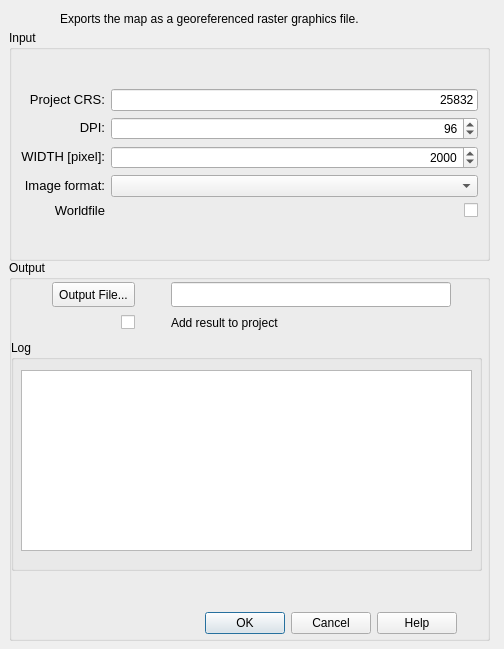
<?xml version="1.0" encoding="UTF-8"?>
<ui version="4.0">
 <class>GeorefExport</class>
 <widget class="QDialog" name="GeorefExport">
  <property name="geometry">
   <rect>
    <x>0</x>
    <y>0</y>
    <width>504</width>
    <height>649</height>
   </rect>
  </property>
  <property name="windowTitle">
   <string>GeorefExport</string>
  </property>
  <widget class="QGroupBox" name="groupBox_2">
   <property name="geometry">
    <rect>
     <x>9</x>
     <y>260</y>
     <width>481</width>
     <height>381</height>
    </rect>
   </property>
   <property name="title">
    <string>Output </string>
   </property>
   <widget class="QGroupBox" name="groupBox_3">
    <property name="geometry">
     <rect>
      <x>2</x>
      <y>80</y>
      <width>471</width>
      <height>231</height>
     </rect>
    </property>
    <property name="title">
     <string>Log</string>
    </property>
    <widget class="QTextEdit" name="textEdit">
     <property name="geometry">
      <rect>
       <x>10</x>
       <y>30</y>
       <width>451</width>
       <height>181</height>
      </rect>
     </property>
    </widget>
   </widget>
   <widget class="QWidget" name="layoutWidget">
    <property name="geometry">
     <rect>
      <x>13</x>
      <y>20</y>
      <width>461</width>
      <height>54</height>
     </rect>
    </property>
    <layout class="QGridLayout" name="gridLayout_2">
     <property name="spacing">
      <number>6</number>
     </property>
     <item row="1" column="1">
      <widget class="QLabel" name="label_2">
       <property name="text">
        <string>Add result to project</string>
       </property>
      </widget>
     </item>
     <item row="0" column="0">
      <widget class="QToolButton" name="btnOutputFile">
       <property name="minimumSize">
        <size>
         <width>0</width>
         <height>25</height>
        </size>
       </property>
       <property name="maximumSize">
        <size>
         <width>16777215</width>
         <height>25</height>
        </size>
       </property>
       <property name="text">
        <string>Output File...</string>
       </property>
      </widget>
     </item>
     <item row="0" column="1">
      <widget class="QLineEdit" name="lineOutput">
       <property name="minimumSize">
        <size>
         <width>280</width>
         <height>25</height>
        </size>
       </property>
       <property name="maximumSize">
        <size>
         <width>280</width>
         <height>25</height>
        </size>
       </property>
      </widget>
     </item>
     <item row="1" column="0">
      <widget class="QCheckBox" name="checkAddRes">
       <property name="enabled">
        <bool>true</bool>
       </property>
       <property name="layoutDirection">
        <enum>Qt::RightToLeft</enum>
       </property>
       <property name="text">
        <string/>
       </property>
      </widget>
     </item>
    </layout>
   </widget>
   <zorder>layoutWidget</zorder>
   <zorder>groupBox_3</zorder>
  </widget>
  <widget class="QDialogButtonBox" name="buttonBox">
   <property name="geometry">
    <rect>
     <x>195</x>
     <y>610</y>
     <width>271</width>
     <height>27</height>
    </rect>
   </property>
   <property name="orientation">
    <enum>Qt::Horizontal</enum>
   </property>
   <property name="standardButtons">
    <set>QDialogButtonBox::Cancel|QDialogButtonBox::Help|QDialogButtonBox::Ok</set>
   </property>
   <property name="centerButtons">
    <bool>true</bool>
   </property>
  </widget>
  <widget class="QGroupBox" name="groupBox">
   <property name="geometry">
    <rect>
     <x>9</x>
     <y>30</y>
     <width>481</width>
     <height>231</height>
    </rect>
   </property>
   <property name="title">
    <string>Input </string>
   </property>
   <layout class="QGridLayout" name="gridLayout">
    <item row="1" column="0">
     <layout class="QGridLayout" name="gridLayout_3" columnstretch="0,0">
      <property name="sizeConstraint">
       <enum>QLayout::SetMinAndMaxSize</enum>
      </property>
      <property name="rightMargin">
       <number>0</number>
      </property>
      <item row="2" column="0">
       <widget class="QLabel" name="lblFlowDir">
        <property name="maximumSize">
         <size>
          <width>100</width>
          <height>20</height>
         </size>
        </property>
        <property name="text">
         <string>&lt;!DOCTYPE HTML PUBLIC &quot;-//W3C//DTD HTML 4.0//EN&quot; &quot;http://www.w3.org/TR/REC-html40/strict.dtd&quot;&gt;
&lt;html&gt;&lt;head&gt;&lt;meta name=&quot;qrichtext&quot; content=&quot;1&quot; /&gt;&lt;style type=&quot;text/css&quot;&gt;
p, li { white-space: pre-wrap; }
&lt;/style&gt;&lt;/head&gt;&lt;body style=&quot; font-family:'Ubuntu'; font-size:11pt; font-weight:400; font-style:normal;&quot;&gt;
&lt;p align=&quot;right&quot; style=&quot; margin-top:0px; margin-bottom:0px; margin-left:0px; margin-right:0px; -qt-block-indent:0; text-indent:0px;&quot;&gt;&lt;span style=&quot; font-family:'MS Shell Dlg 2'; font-size:10pt;&quot;&gt;WIDTH [pixel]:&lt;/span&gt;&lt;/p&gt;&lt;/body&gt;&lt;/html&gt;</string>
        </property>
       </widget>
      </item>
      <item row="1" column="0">
       <widget class="QLabel" name="lblDpi">
        <property name="maximumSize">
         <size>
          <width>100</width>
          <height>20</height>
         </size>
        </property>
        <property name="autoFillBackground">
         <bool>false</bool>
        </property>
        <property name="text">
         <string>&lt;!DOCTYPE HTML PUBLIC &quot;-//W3C//DTD HTML 4.0//EN&quot; &quot;http://www.w3.org/TR/REC-html40/strict.dtd&quot;&gt;
&lt;html&gt;&lt;head&gt;&lt;meta name=&quot;qrichtext&quot; content=&quot;1&quot; /&gt;&lt;style type=&quot;text/css&quot;&gt;
p, li { white-space: pre-wrap; }
&lt;/style&gt;&lt;/head&gt;&lt;body style=&quot; font-family:'Ubuntu'; font-size:11pt; font-weight:400; font-style:normal;&quot;&gt;
&lt;p align=&quot;right&quot; style=&quot; margin-top:0px; margin-bottom:0px; margin-left:0px; margin-right:0px; -qt-block-indent:0; text-indent:0px;&quot;&gt;&lt;span style=&quot; font-family:'MS Shell Dlg 2'; font-size:10pt;&quot;&gt;DPI:&lt;/span&gt;&lt;/p&gt;&lt;/body&gt;&lt;/html&gt;</string>
        </property>
        <property name="margin">
         <number>1</number>
        </property>
       </widget>
      </item>
      <item row="2" column="1">
       <widget class="QSpinBox" name="spinBoxWidth">
        <property name="alignment">
         <set>Qt::AlignRight|Qt::AlignTrailing|Qt::AlignVCenter</set>
        </property>
        <property name="minimum">
         <number>100</number>
        </property>
        <property name="maximum">
         <number>100000</number>
        </property>
        <property name="singleStep">
         <number>10</number>
        </property>
        <property name="value">
         <number>2000</number>
        </property>
       </widget>
      </item>
      <item row="1" column="1">
       <widget class="QSpinBox" name="spinBoxDpi">
        <property name="alignment">
         <set>Qt::AlignRight|Qt::AlignTrailing|Qt::AlignVCenter</set>
        </property>
        <property name="minimum">
         <number>10</number>
        </property>
        <property name="maximum">
         <number>2000</number>
        </property>
        <property name="value">
         <number>96</number>
        </property>
       </widget>
      </item>
      <item row="0" column="1">
       <widget class="QLineEdit" name="lineEditSourceSrs">
        <property name="focusPolicy">
         <enum>Qt::StrongFocus</enum>
        </property>
        <property name="text">
         <string>25832</string>
        </property>
        <property name="cursorPosition">
         <number>5</number>
        </property>
        <property name="alignment">
         <set>Qt::AlignRight|Qt::AlignTrailing|Qt::AlignVCenter</set>
        </property>
       </widget>
      </item>
      <item row="0" column="0">
       <widget class="QLabel" name="lbl_ProjectSrs">
        <property name="maximumSize">
         <size>
          <width>100</width>
          <height>20</height>
         </size>
        </property>
        <property name="autoFillBackground">
         <bool>false</bool>
        </property>
        <property name="text">
         <string>&lt;!DOCTYPE HTML PUBLIC &quot;-//W3C//DTD HTML 4.0//EN&quot; &quot;http://www.w3.org/TR/REC-html40/strict.dtd&quot;&gt;
&lt;html&gt;&lt;head&gt;&lt;meta name=&quot;qrichtext&quot; content=&quot;1&quot; /&gt;&lt;style type=&quot;text/css&quot;&gt;
p, li { white-space: pre-wrap; }
&lt;/style&gt;&lt;/head&gt;&lt;body style=&quot; font-family:'Ubuntu'; font-size:11pt; font-weight:400; font-style:normal;&quot;&gt;
&lt;p align=&quot;right&quot; style=&quot; margin-top:0px; margin-bottom:0px; margin-left:0px; margin-right:0px; -qt-block-indent:0; text-indent:0px;&quot;&gt;&lt;span style=&quot; font-family:'MS Shell Dlg 2'; font-size:10pt;&quot;&gt;Project CRS:&lt;/span&gt;&lt;/p&gt;&lt;/body&gt;&lt;/html&gt;</string>
        </property>
        <property name="margin">
         <number>1</number>
        </property>
       </widget>
      </item>
      <item row="3" column="1">
       <widget class="QComboBox" name="cmboxImgFormat"/>
      </item>
      <item row="3" column="0">
       <widget class="QLabel" name="lblImgFormat">
        <property name="maximumSize">
         <size>
          <width>100</width>
          <height>20</height>
         </size>
        </property>
        <property name="text">
         <string>&lt;!DOCTYPE HTML PUBLIC &quot;-//W3C//DTD HTML 4.0//EN&quot; &quot;http://www.w3.org/TR/REC-html40/strict.dtd&quot;&gt;
&lt;html&gt;&lt;head&gt;&lt;meta name=&quot;qrichtext&quot; content=&quot;1&quot; /&gt;&lt;style type=&quot;text/css&quot;&gt;
p, li { white-space: pre-wrap; }
&lt;/style&gt;&lt;/head&gt;&lt;body style=&quot; font-family:'Ubuntu'; font-size:11pt; font-weight:400; font-style:normal;&quot;&gt;
&lt;p align=&quot;right&quot; style=&quot; margin-top:0px; margin-bottom:0px; margin-left:0px; margin-right:0px; -qt-block-indent:0; text-indent:0px;&quot;&gt;&lt;span style=&quot; font-family:'MS Shell Dlg 2'; font-size:10pt;&quot;&gt;Image format:&lt;/span&gt;&lt;/p&gt;&lt;/body&gt;&lt;/html&gt;</string>
        </property>
       </widget>
      </item>
      <item row="4" column="0">
       <widget class="QLabel" name="lblImgFormat_2">
        <property name="maximumSize">
         <size>
          <width>100</width>
          <height>20</height>
         </size>
        </property>
        <property name="text">
         <string>&lt;!DOCTYPE HTML PUBLIC &quot;-//W3C//DTD HTML 4.0//EN&quot; &quot;http://www.w3.org/TR/REC-html40/strict.dtd&quot;&gt;
&lt;html&gt;&lt;head&gt;&lt;meta name=&quot;qrichtext&quot; content=&quot;1&quot; /&gt;&lt;style type=&quot;text/css&quot;&gt;
p, li { white-space: pre-wrap; }
&lt;/style&gt;&lt;/head&gt;&lt;body style=&quot; font-family:'Ubuntu'; font-size:11pt; font-weight:400; font-style:normal;&quot;&gt;
&lt;p align=&quot;right&quot; style=&quot; margin-top:0px; margin-bottom:0px; margin-left:0px; margin-right:0px; -qt-block-indent:0; text-indent:0px;&quot;&gt;&lt;span style=&quot; font-family:'MS Shell Dlg 2'; font-size:10pt;&quot;&gt;Worldfile&lt;/span&gt;&lt;/p&gt;&lt;/body&gt;&lt;/html&gt;</string>
        </property>
       </widget>
      </item>
      <item row="4" column="1">
       <widget class="QCheckBox" name="checkWFile">
        <property name="layoutDirection">
         <enum>Qt::RightToLeft</enum>
        </property>
        <property name="text">
         <string/>
        </property>
        <property name="checked">
         <bool>false</bool>
        </property>
       </widget>
      </item>
     </layout>
    </item>
   </layout>
  </widget>
  <widget class="QLabel" name="label">
   <property name="geometry">
    <rect>
     <x>60</x>
     <y>10</y>
     <width>411</width>
     <height>17</height>
    </rect>
   </property>
   <property name="text">
    <string>Exports the map as a georeferenced raster graphics file.</string>
   </property>
  </widget>
 </widget>
 <tabstops>
  <tabstop>lineEditSourceSrs</tabstop>
  <tabstop>spinBoxDpi</tabstop>
  <tabstop>spinBoxWidth</tabstop>
  <tabstop>btnOutputFile</tabstop>
  <tabstop>lineOutput</tabstop>
  <tabstop>buttonBox</tabstop>
  <tabstop>textEdit</tabstop>
 </tabstops>
 <resources/>
 <connections/>
</ui>
